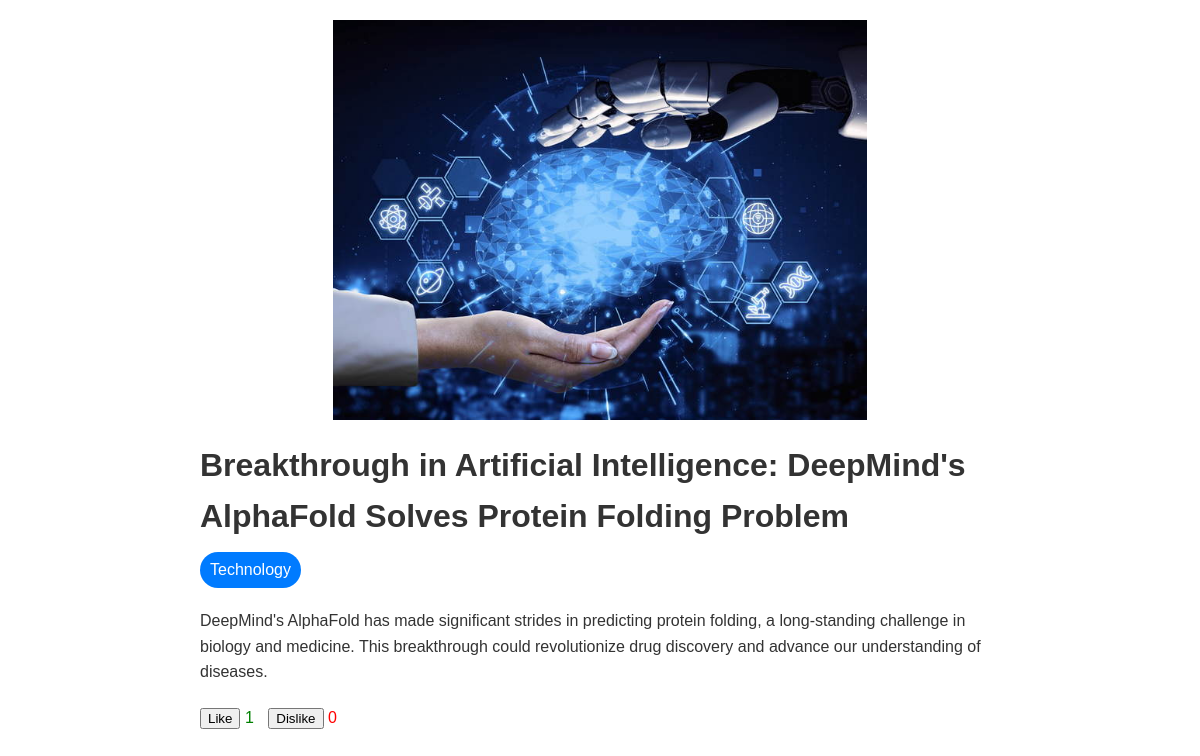
The app's page /news/11/ with its own data.
### main/models.py (models this page shows, shortened)
class News(models.Model):
    title = models.CharField(max_length=100)
    content = models.TextField()
    image = models.ImageField(upload_to='news_images/')  # For now I want to store images locally. Later on I can use S3Boto3Storage
    tags = models.ManyToManyField(Tag)
    views = models.IntegerField(default=0)
    likes = models.IntegerField(default=0)
    dislikes = models.IntegerField(default=0)
    def save(self, *args, **kwargs):
        if self.image:
            self.image_url = self.image.url
        super().save(*args, **kwargs)

class Tag(models.Model):
    name = models.CharField(max_length=50, unique=True)

### main/views.py (the view, shortened to what this page needs)
# urls.py: path('news/<int:pk>/', views.NewsByIdList.as_view(), name='news-detail'),
class NewsByIdList(View):
    def get(self, request, pk):
        try:
            news = News.objects.get(pk=pk)
            news.views += 1
            news.save()
            serializer = NewsSerializer(news)
            context = {
                'news': serializer.data,
            }
            return render(request, 'news_article.html', context)
        except News.DoesNotExist as e:
            logger.error(f"News with id {pk} does not exist: {e}")
            return render(request, 'error.html', status=404)

### main/serializer.py (called while the page is built)
    def get_tags(self, obj):
        return list(obj.tags.values_list("name", flat=True))

### main/templates/news_article.html (shortened to what this page needs)
{% load static %}
<!DOCTYPE html>
<html lang="en">
<head>
</head>
<body>
    <div class="container">
        <div class="article">
            <img src="{{ news.image }}" alt="{{ news.title }}">
            <h1>{{ news.title }}</h1>
            <div class="tags">
                {% for tag in news.tags %}
                    <a href="#" class="tag">{{ tag }}</a>
                {% endfor %}
            </div>
            <p>{{ news.content }}</p>
            <button class="like-btn" data-id="{{ news.id }}" data-url="/news/{{ news.id }}/like/">Like</button>
            <span class="likes">{{ news.likes }}</span>
            <button class="dislike-btn" data-id="{{ news.id }}" data-url="/news/{{ news.id }}/like/">Dislike</button>
            <span class="dislikes">{{ news.dislikes }}</span>
        </div>
    </div>
</body>
</html>

### main/templates/news_article.html (style rules this page uses)
body { font-family: Arial, sans-serif; margin: 0; padding: 0; line-height: 1.6; color: #333; }
.container { max-width: 800px; margin: 0 auto; padding: 20px; }
.article { margin-bottom: 40px; }
.article img { max-width: 100%; height: auto; display: block; margin: 0 auto; margin-bottom: 20px; max-height: 400px; }
.article h1 { font-size: 2em; margin-top: 0; margin-bottom: 10px; }
.article p { margin-bottom: 20px; }
.tags { margin-bottom: 20px; }
.tag { display: inline-block; background-color: #007bff; color: #fff; padding: 5px 10px; margin-right: 10px; border-radius: 20px; text-decoration: none; transition: background-color 0.3s ease; }
.likes { color: green; margin-right: 10px; }
.dislikes { color: red; }

### records on screen
News: title "Breakthrough in Artificial Intelligence: DeepMind's AlphaFold Solves Protein Folding Problem", content "DeepMind's AlphaFold has made significant strides in predicting protein folding, a long-standing challenge in biology and medicine. This breakthrough could revolutionize drug discovery and advance our understanding of diseases."
Tag: name "Technology"

### other values on screen
{{ news.likes }} "1"
{{ news.dislikes }} "0"
